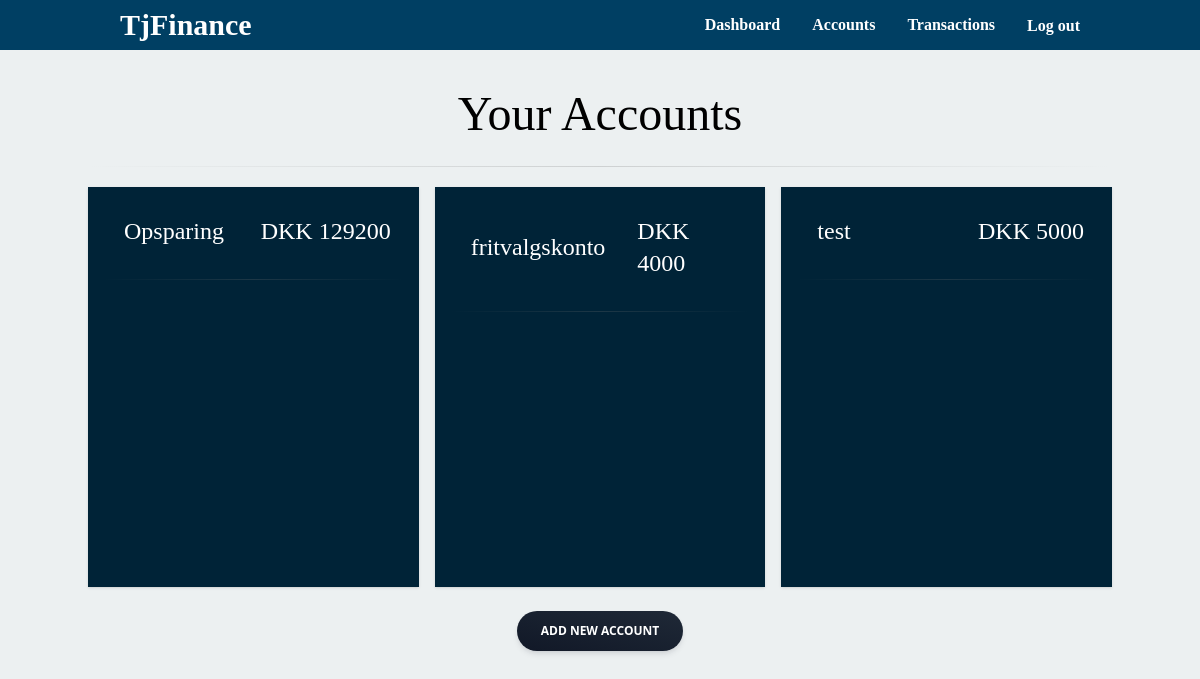
Page /account/ (signed in) on the earlier database version.
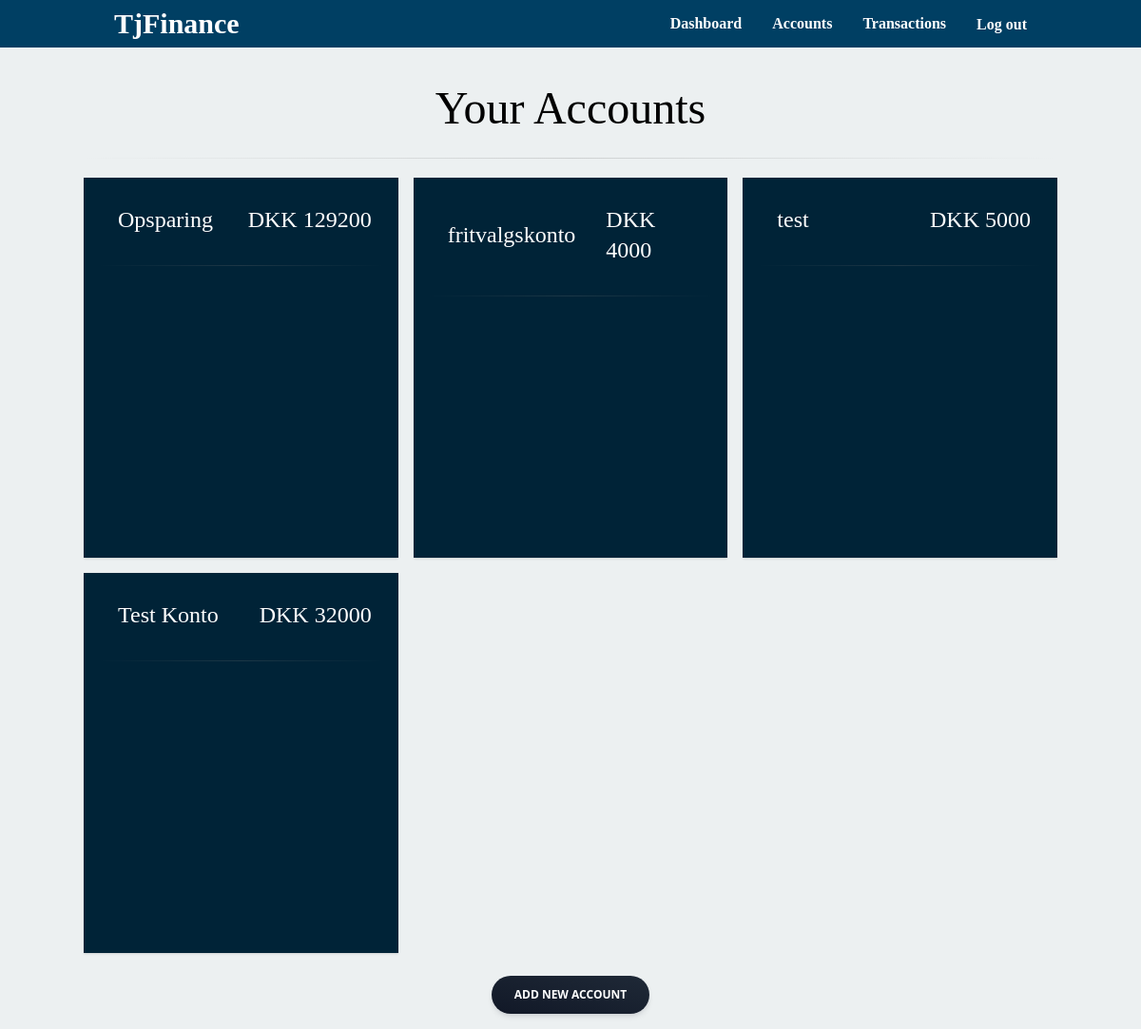
Same page on the later database version.
### main/models.py (models this page shows, shortened)
class Account(models.Model):
    ACCOUNT_TYPES = (
        ('savings', 'Savings'),
        ('checking', 'Checking'),
        ('Vacation', 'Vacation'),
        ('Retirement', 'Retirement'),
        ('Other', 'Other')
    )
    user = models.ForeignKey(User, on_delete=models.CASCADE)
    name = models.CharField(max_length=50)
    account_type = models.CharField(max_length=50, choices=ACCOUNT_TYPES)
    balance = models.DecimalField(max_digits=10, decimal_places=0)
    description = models.TextField(blank=True, null=True, max_length=255)
    isFavorite = models.BooleanField(default=False)
    def get_three_recent_transactions(self):
        return self.transaction_set.all().order_by('-date')[:3]

### main/views.py (the view)
# urls.py: path('account/', account_view, name='account'),
@login_required
def account_view(request):
    user_accounts = Account.objects.filter(user=request.user)
    return render(request, "account/account.html", context={"accounts": user_accounts})

### templates/account/account.html (shortened to what this page needs)
{% extends '../base.html' %}
{% load static %}
{% block content %}
    {% if accounts %}
    <div class="container mx-auto mt-10">
        <h1 class="text-5xl text-black font-dansketext text-center mb-7">Your Accounts</h1>
        <hr class="my-5 h-px border-t-0 bg-transparent bg-gradient-to-r from-transparent via-neutral-500 to-transparent opacity-25 dark:via-neutral-400" />
        <div id="accounts" class="grid grid-cols-1 mx-3 lg:mx-0 md:mx-0 xl:mx-0 2xl:mx-0  md:grid-cols-2 lg:grid-cols-3 gap-4 lg:grow mb-6">
            {% for account in accounts %}
                <div class="bg-account-cards p-4 shadow md:min-h-[300px] lg:min-h-[400px] flex flex-col">
                    <div class="flex flex-col md:flex-row justify-between items-center">
                        <h2 class="text-2xl text-white font-dansketext p-3 flex items-center">
                            {{ account.name }}<a href="{% url 'account_details' account.name %}"></a></h2>
                        <span class="text-2xl text-white font-dansketext p-3">DKK {{ account.balance }}</span>
                    </div>
                    <hr class="my-5 h-px border-t-0 bg-transparent bg-gradient-to-r from-transparent via-neutral-500 to-transparent opacity-25 dark:via-neutral-400" />
                </div>
            {% endfor %}
            </div>
    </div>
    <div class="flex flex-col justify-between items-center">
    <form action="{% url 'add_account' %}">
            <button class="align-middle mb-4 select-none font-sans font-bold text-center uppercase transition-all disabled:opacity-50 disabled:shadow-none disabled:pointer-events-none text-xs py-3 px-6 bg-gradient-to-tr from-gray-900 to-gray-800 text-white shadow-md shadow-gray-900/10 hover:shadow-lg hover:shadow-gray-900/20 active:opacity-[0.85] rounded-full" type="submit">Add new account</button>
    </form>
    </div>
    {% else %}
        {% include "account/no_accounts_error.html" %}
    {% endif %}
{% endblock content %}

Differences in the rows shown:
added Account: name "Test Konto", balance "32000"
